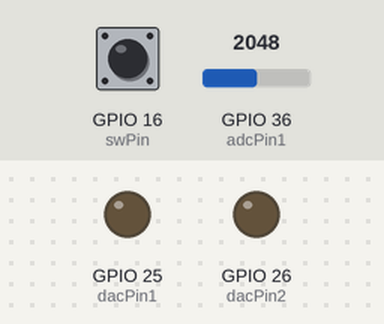
Simulated run of this program. Board: ESP32 board running MicroPython. Shown: output pins drawn as LEDs (lit = HIGH). Inputs (shaded band) come from the test bench; at power-on: GPIO 16 (swPin) LOW, GPIO 36 (adcPin1) = 2048 (analog values on the 0–4095 scale).

Above: at 1.2 s.
1.3 s: GPIO 16 (swPin) pulled HIGH for 0.15 s
At 2.3 s:
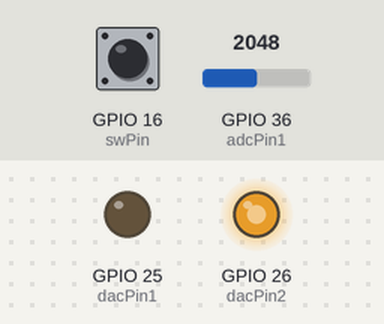
2.9 s: GPIO 16 (swPin) pulled HIGH for 3.2 s
At 4.0 s:
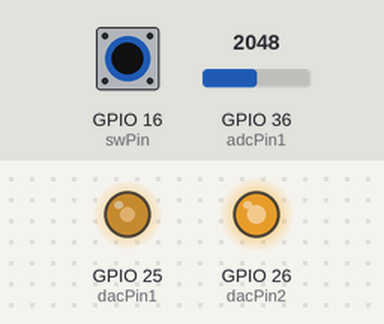
Timing chart, 0 to 7.6 s (numbered marks = the images above; inputs shaded):
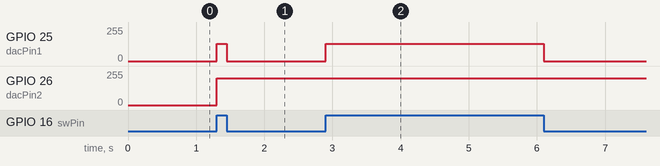

Measured:
- after the input at 1.3 s, GPIO 25 (dacPin1): 0/255 → 128/255 at once, → 0/255 0.15 s later; GPIO 26 (dacPin2): 0/255 → 200/255 at once
- after the input at 2.9 s, GPIO 25 (dacPin1): 0/255 → 128/255 at once, → 0/255 3.2 s later

The program:

demo.py
```python
import time
from machine import ADC, DAC, Pin, TouchPad
adcPin1 = Pin(36) # ต่อกับขา 26 (dacPin2)
dacPin1 = Pin(25) # ต่อกับลำโพง
dacPin2 = Pin(26) # ต่อกับ adcPin1
swPin = Pin(16)

adc1 = ADC( adcPin1 )
adc1.width( ADC.WIDTH_12BIT ) # 12bit
adc1.atten( ADC.ATTN_11DB ) # 3.3V
dac1 = DAC( dacPin1 )
dac2 = DAC( dacPin2 )

# โปรแกรมหลัก
while True:
    # รอการกด TouchPad
    touched = swPin.value()
    if (touched):
        # สุ่มค่า DAC
        dac2.write(200)
        # ส่งไป ADC
        dValue1 = adc1.read()
        # แปลงออกลำโพง
        dac1.write( int(dValue1/4096*256 ) )
        # หน่วงเวลา
        #time.sleep_ms(100)
    else:
        # ปิดเสียง
        dac1.write( 0 )
```
